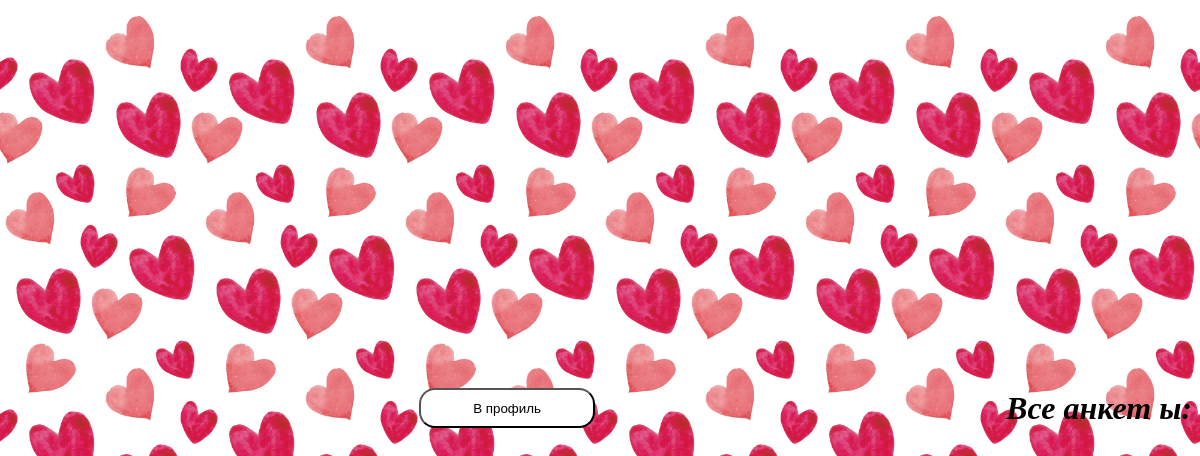
The page /searching/ (signed in) on the database as committed earlier.
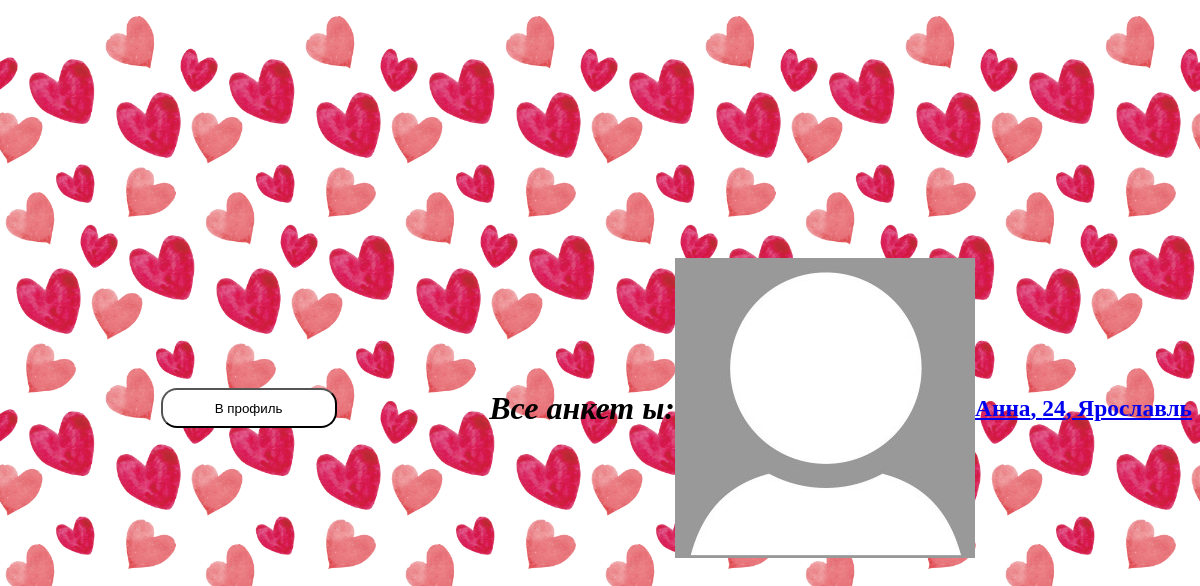
The same page on the database as committed later.
### searching/models.py (models this page shows, shortened)
class Profile(models.Model):
    genders = (
        ('Парень', 'Парень'),
        ('Девушка', 'Девушка')
    )
    point_of_searching_list = (
        ('Отношения', 'Отношения'),
        ('Свидания', 'Свидания'),
        ('Дружба', 'Дружба'),
        ('Общение', 'Общение'),
    )
    name = models.CharField ('Имя', max_length=50)
    avatar = models.ImageField ('Фото', upload_to='photos/users', default='photos/users/default_avatar.jpg')
    age = models.IntegerField("Возраст")
    gender = models.CharField ("Пол", choices=genders, max_length=30, default=genders[0])
    point_of_searching = models.CharField ("Цель знакомства", choices=point_of_searching_list, max_length=30, default=point_of_searching_list[0])
    city = models.CharField ('Город', max_length=100, default="Не указано")
    description = models.TextField ('О себе', max_length=50)
    social = models.CharField ('Ссылка на соцсеть', max_length=50, default='@name')
    user = models.ForeignKey(User, verbose_name='Автор анкеты', on_delete=models.CASCADE)
    age_search_min = models.IntegerField("Возраст поиска (от)", default=16)
    age_search_max = models.IntegerField("Возраст поиска (до)", default=100)
    class Meta:
        verbose_name = "Анкета"
        verbose_name_plural = "Анкеты"

### searching/views.py (the view)
# urls.py: path('', views.ProfileViewAllFiltered.as_view(), name='profiles'), #все профили с фильтром
class ProfileViewAllFiltered(View):
    def get(self, request):
        profiles = Profile.objects.all()
        profiles_filtered = []
        filterinfo = makefilters(request.user.username)
        for profile in profiles:
            searching_gender = 'Девушка'
            searching_city = filterinfo['city']
            user_profile = Profile.objects.get(pk=filterinfo['profileid'])
            if filterinfo['gender'] == 'Девушка':
                searching_gender = 'Парень'
            if (profile.gender == searching_gender and
                profile.city == searching_city and
                user_profile.age_search_min<=profile.age<=user_profile.age_search_max):
                profiles_filtered.append (profile)
        return render (request, 'searching/searching.html', {'profile_list': profiles_filtered})

### searching/views.py (called while the page is built)
def makefilters(username):
    profiles = Profile.objects.all()
    for profile in profiles:
        if profile.user.username == username:
            return {'profileid':profile.id,'city':profile.city, 'gender': profile.gender}

### templates/searching/searching.html (shortened to what this page needs)
{% load static %}
<!DOCTYPE HTML>
<html>
	<head>
        <link rel="stylesheet" href="{% static 'css/registration.css' %}" type="text/css">
    </head>
    <body style="font-size: 20px;">
        <button onclick="location.href='/searching/myprofile'">В профиль</button>
        <h1>Все анкет ы: </h1>
        {% for profile in profile_list %}
        <img src="{{profile.avatar.url}}"  style="max-width: 30%;">
        <a href="{{profile.id}}"><h3>{{profile.name}}, {{profile.age}}, {{profile.city}}</h3></a>
        {% endfor %}
    </body>
</html>

### static/css/registration.css (style rules this page uses)
html { height: 100%; }
body { display: flex; justify-content: center; align-items: center; height: 100%; background-image: url(Background_Hearts.jpg); background-size: 50%; }
h1 { font-size: 4vh; font-family: COMIC SANS MS; text-align: center; font-style: oblique; }
button { margin: auto; width: 22vh; height: 5vh; border-width: 0.35vh; background-color: white; border-radius: 2vh; border-style: outset; }

Rows that differ between the two databases and show on the page:
added Profile: avatar (placeholder picture), name "Анна", age "24", city "Ярославль"
